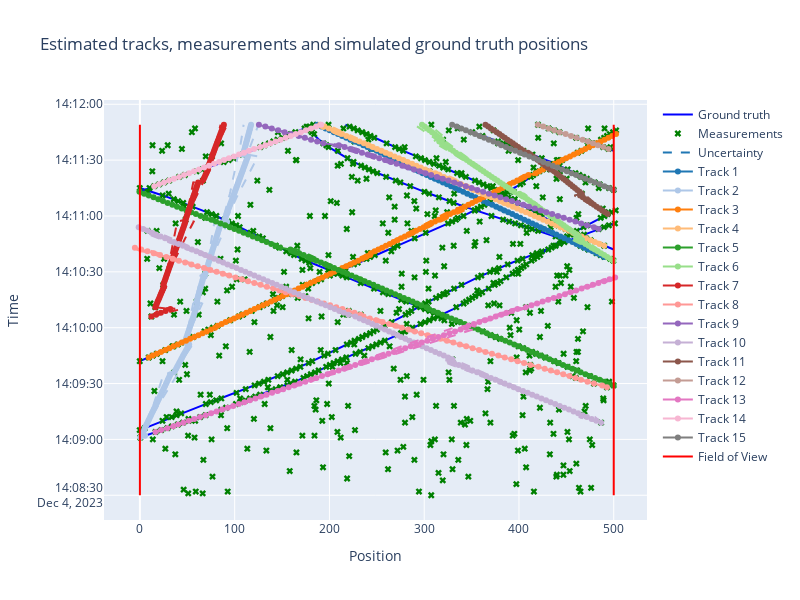

Notebook code for this chart:
### Code cell
plotter.plot_track_pos(plotly=True)
